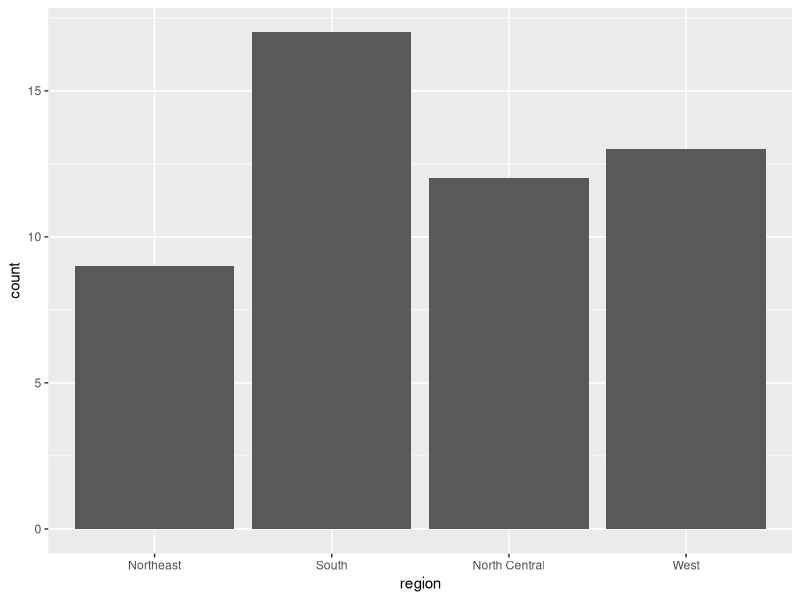
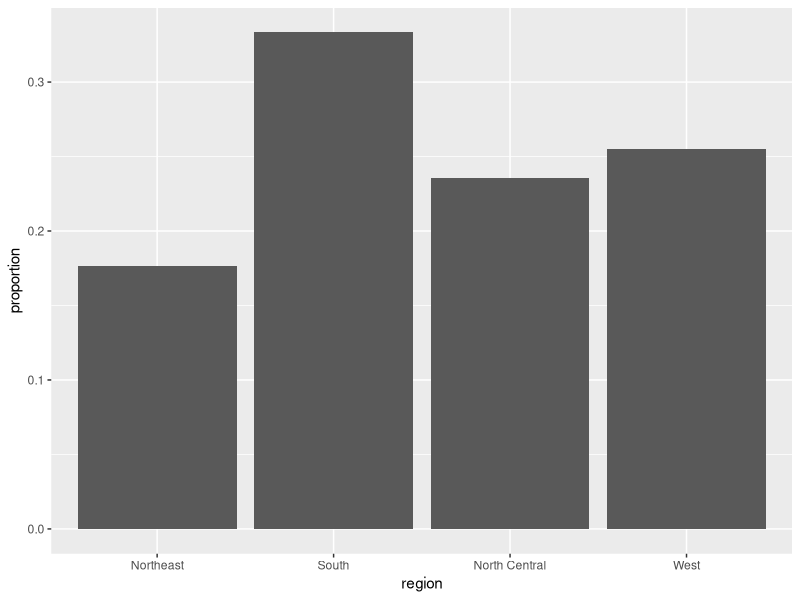
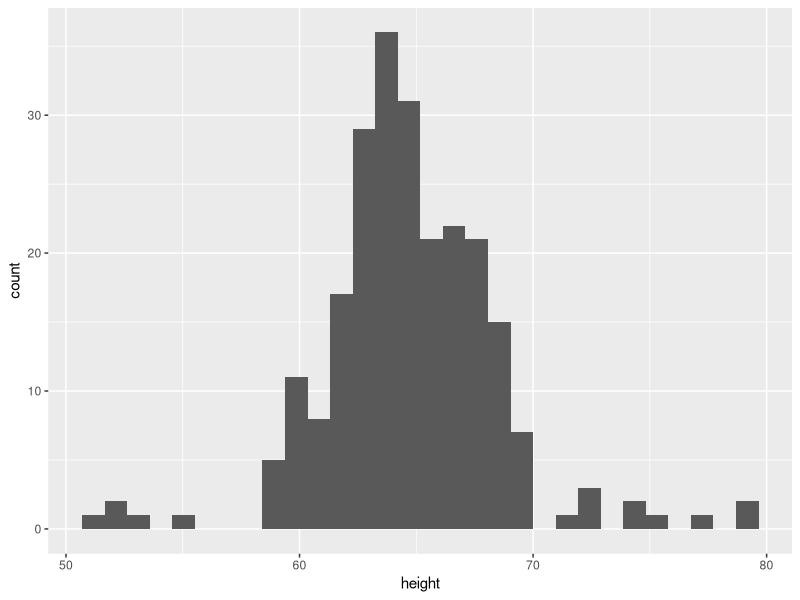
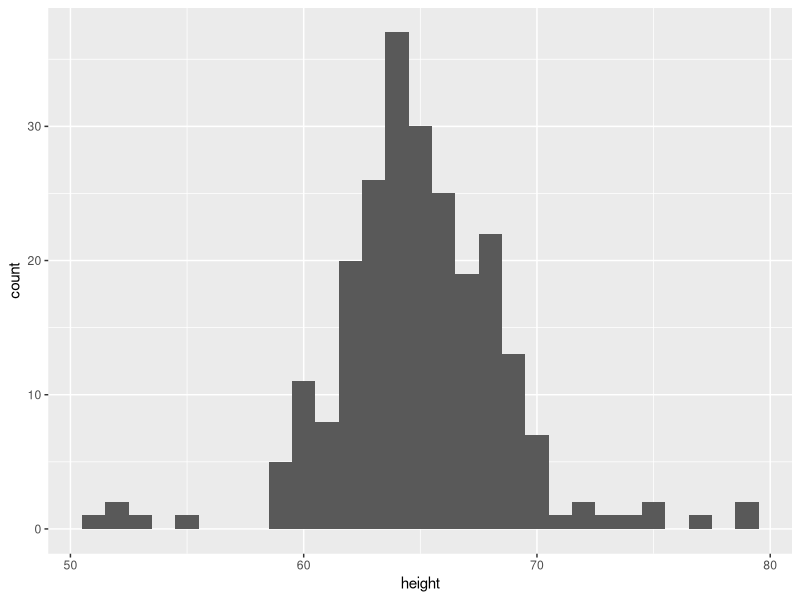
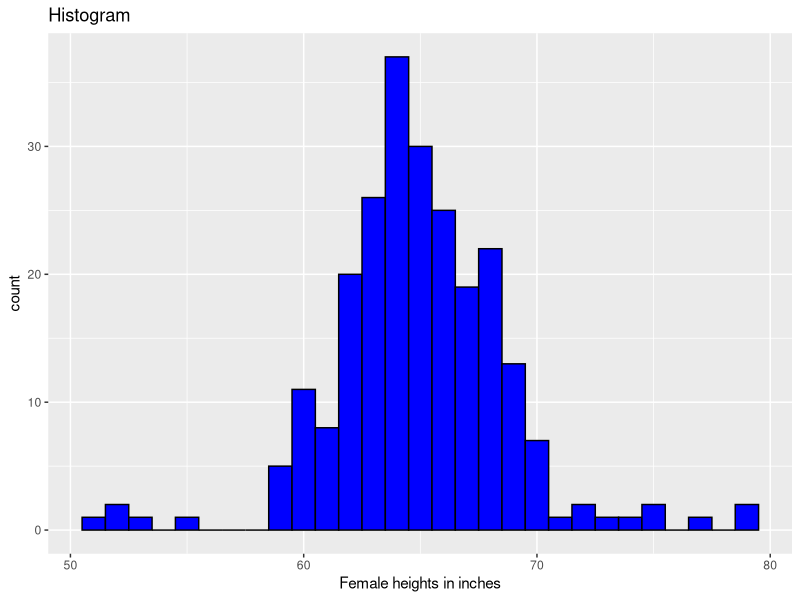
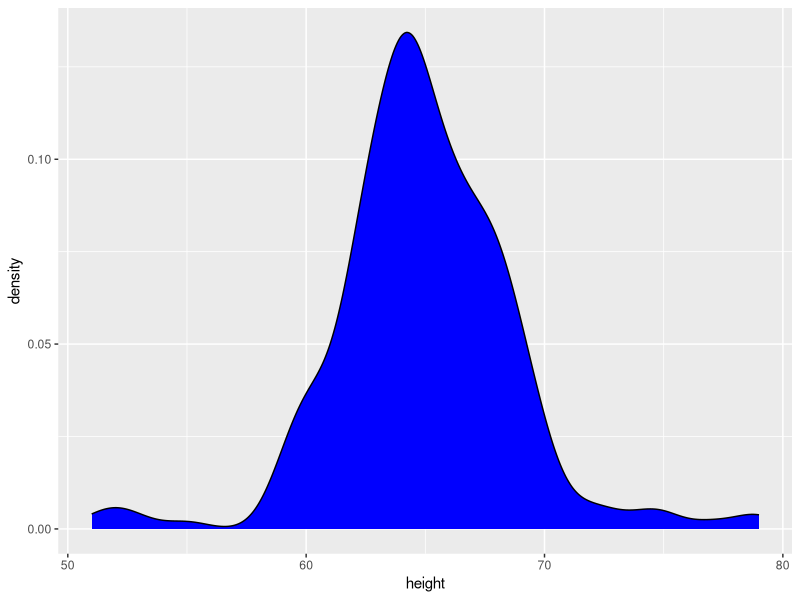
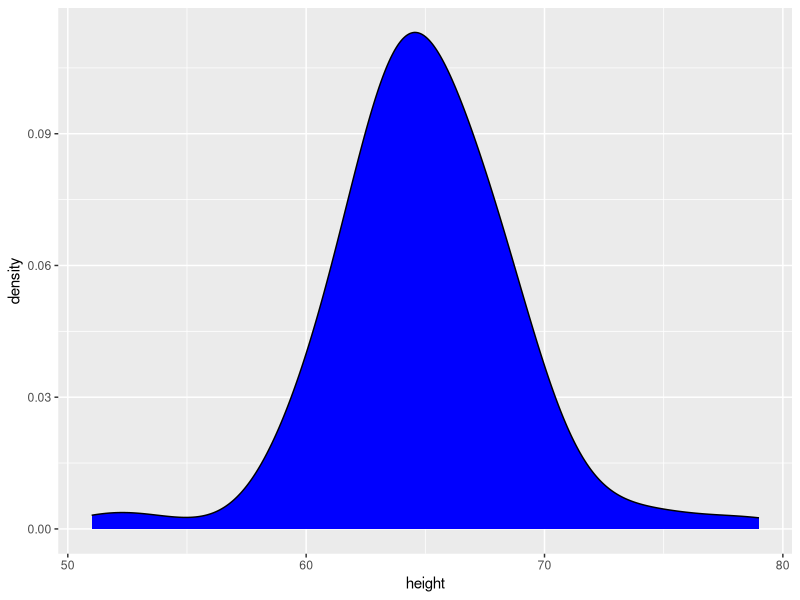
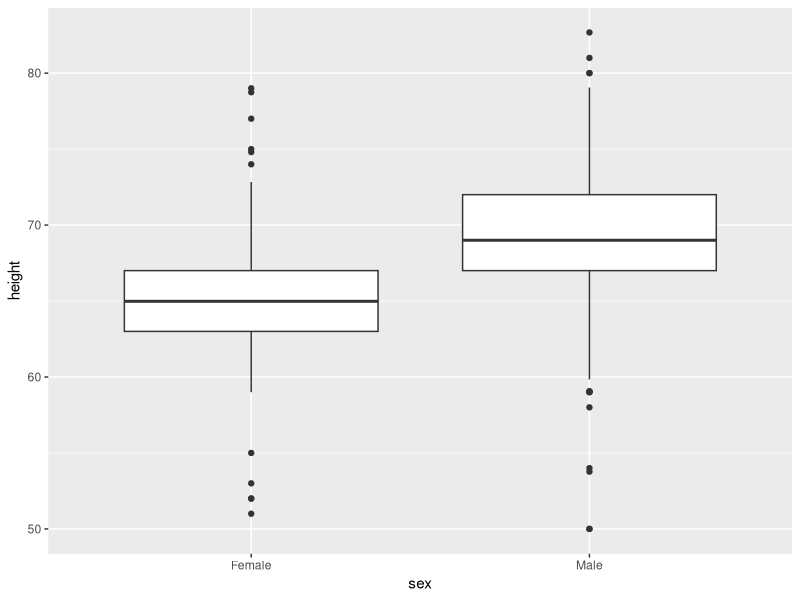

Source code (R) for these figures, in order:
## ---- chunk 1
library(tidyverse)
library(dslabs)
data(heights)
## ---- chunk 2
index <- heights$sex == "Male"
x <- heights$height[index]
head(x)
## ---- chunk 3
m <- sum(x) / length(x)
m
## ---- chunk 4
m <- mean(x)
s <- sd(x)
c(average = m, sd = s)
## ---- chunk 5
heights |>
  filter(sex == "Female") |>
  slice_max(desc(height), n=5) |>
  pull(height)
## ---- chunk 6
murders |>
  ggplot(aes(region)) +
  geom_bar()
## ---- chunk 7
data(murders)
murders |>
  count(region) |>
  mutate(proportion = n/sum(n)) -> tab
tab
## ---- chunk 8
tab |>
  ggplot(aes(region, proportion)) + 
  geom_bar(stat = "identity")
## ---- chunk 9
heights |>
  filter(sex == "Female") |>
  ggplot(aes(height)) +
  geom_histogram()
## ---- chunk 10
heights |>
  filter(sex == "Female") |>
  ggplot(aes(height)) +
  geom_histogram(binwidth = 1)
## ---- chunk 11
heights |>
  filter(sex == "Female") |>
  ggplot(aes(height)) +
  geom_histogram(binwidth = 1, fill="blue", col="black") +
  xlab("Female heights in inches") +
  ggtitle("Histogram")
## ---- chunk 12
heights |>
  filter(sex == "Female") |>
  ggplot(aes(height)) +
  geom_density(fill = "blue")
## ---- chunk 13
heights |>
  filter(sex == "Female") |>
  ggplot(aes(height)) +
  geom_density(fill = "blue",
               adjust = 2)
## ---- chunk 14
heights |> 
  group_by(sex) |>
  ggplot(aes(sex,height)) +
  geom_boxplot()
## ---- chunk 15
x <- expand.grid(x = 1:12, y = 1:10) |>
  mutate(z = 1:120)
x
## ---- chunk 16
x |>
  ggplot(aes(x, y, fill = z)) +
  geom_raster()
## ---- chunk 17
x |> 
  ggplot(aes(x, y, fill = z)) + 
  geom_raster() + 
  scale_fill_gradientn(colors =  terrain.colors(10))
x
## ---- chunk 18
heights |>
  filter(sex == "Male") |>
  pull(height) -> x
qplot(x)
## ---- chunk 19
qplot(sample = scale(x)) +
  geom_abline()
## ---- chunk 20
height <- heights |> pull(height)
sex <- heights |> pull(sex)
qplot(sex, height)
## ---- chunk 21
sex <- heights |> pull(sex)
qplot(sex, height, geom = "boxplot")
## ---- chunk 22
qplot(x, geom = "density")
## ---- chunk 23
qplot(x, 
      bins = 15,
      color = I("black"),
      xlab = "Population")
